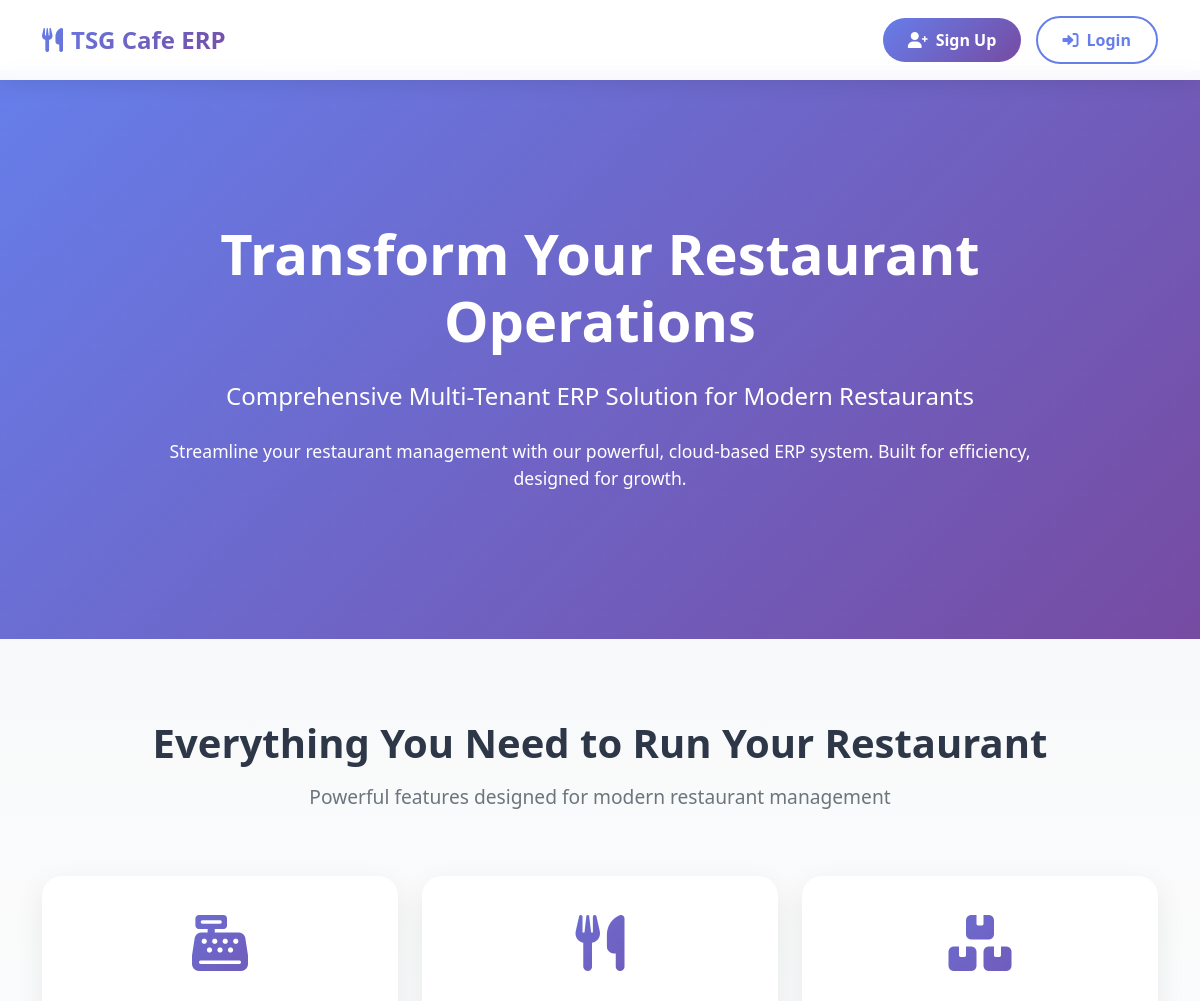
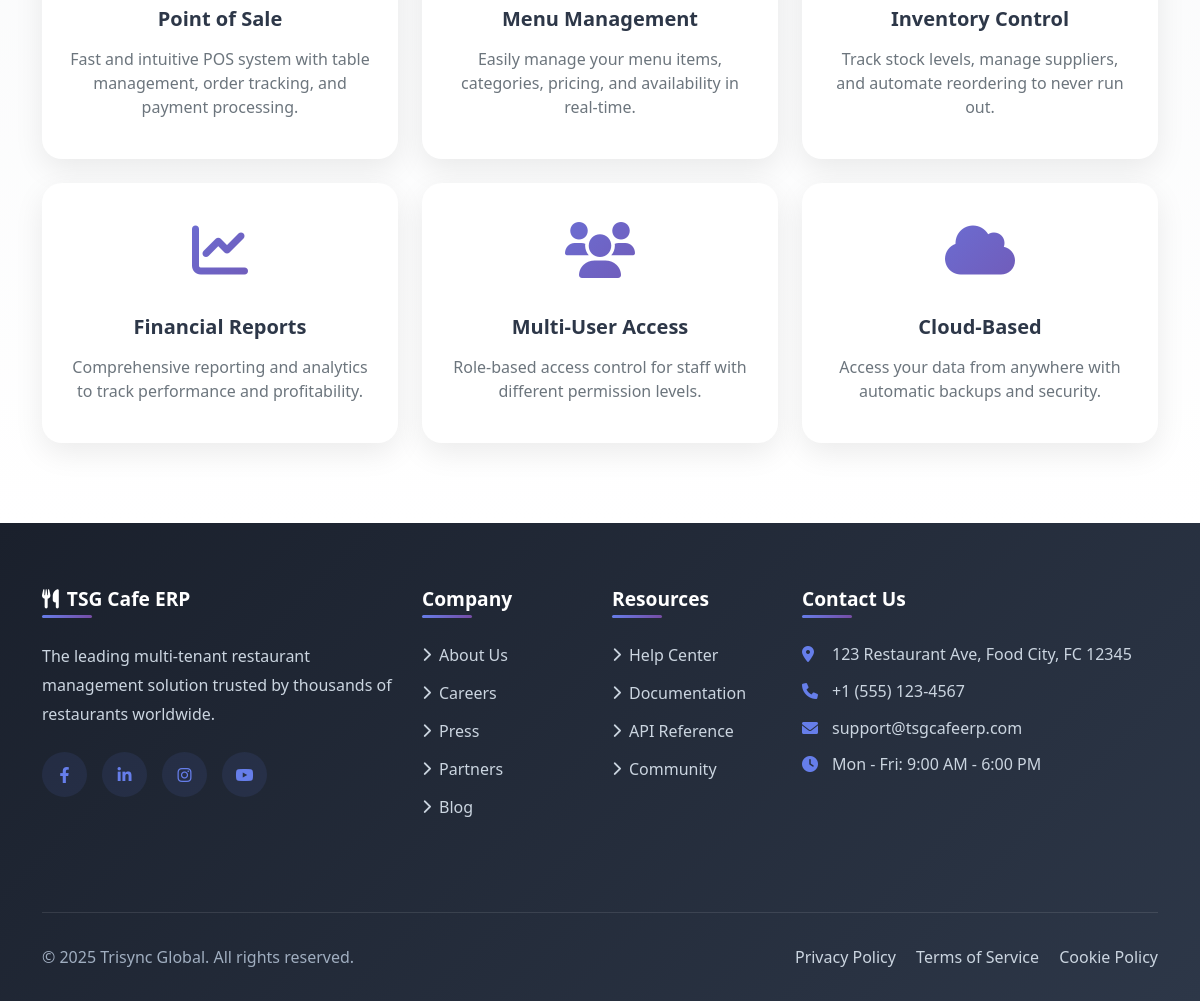
The page / on the database its author committed (2 pictures, top to bottom).
### app/models.py (models this page shows, shortened)
class SystemSetting(db.Model):
    __tablename__ = 'system_settings'
    id = db.Column(db.Integer, primary_key=True)
    business_id = db.Column(db.Integer, db.ForeignKey('businesses.id', ondelete='CASCADE'), nullable=True, index=True)  # MULTI-TENANT
    key = db.Column(db.String(100), nullable=False, index=True)  # Unique per business
    value = db.Column(db.Text)
    description = db.Column(db.String(255))
    updated_at = db.Column(db.DateTime, default=lambda: datetime.now(timezone.utc), onupdate=lambda: datetime.now(timezone.utc))
    @classmethod
    def get_setting(cls, key, default=None, business_id=None):
        if business_id is not None:
            setting = cls.query.filter_by(key=key, business_id=business_id).first()
        else:
            try:
                from flask_login import current_user
                if current_user.is_authenticated and hasattr(current_user, 'business_id') and current_user.business_id:
                    setting = cls.query.filter_by(key=key, business_id=current_user.business_id).first()
                else:
                    setting = cls.query.filter_by(key=key).first()
            except:
                setting = cls.query.filter_by(key=key).first()
        return setting.value if setting else default

### app/__init__.py (the view)
    @app.route('/')
    def root():
        try:
            from flask import redirect, url_for, render_template
            from flask_login import current_user
            from app.models import SystemSetting
            if current_user.is_authenticated:
                return redirect(url_for('dashboard.index'))
            settings = {
                'hero_title': SystemSetting.get_setting('hero_title', 'Transform Your Restaurant Operations', business_id=None),
                'hero_subtitle': SystemSetting.get_setting('hero_subtitle', 'Comprehensive Multi-Tenant ERP Solution for Modern Restaurants', business_id=None),
                'hero_description': SystemSetting.get_setting('hero_description', 'Streamline your restaurant management with our powerful, cloud-based ERP system.', business_id=None),
                'social_facebook': SystemSetting.get_setting('social_facebook', '#', business_id=None),
                'social_twitter': SystemSetting.get_setting('social_twitter', '#', business_id=None),
                'social_linkedin': SystemSetting.get_setting('social_linkedin', '#', business_id=None),
                'social_instagram': SystemSetting.get_setting('social_instagram', '#', business_id=None),
                'social_youtube': SystemSetting.get_setting('social_youtube', '#', business_id=None),
                'contact_address': SystemSetting.get_setting('contact_address', '123 Restaurant Ave, Food City, FC 12345', business_id=None),
                'contact_phone': SystemSetting.get_setting('contact_phone', '+1 (555) 123-4567', business_id=None),
                'contact_email': SystemSetting.get_setting('contact_email', 'support@tsgcafeerp.com', business_id=None),
                'contact_hours': SystemSetting.get_setting('contact_hours', 'Mon - Fri: 9:00 AM - 6:00 PM', business_id=None),
                'tutorial_getting_started': SystemSetting.get_setting('tutorial_getting_started', '', business_id=None),
                'tutorial_pos_system': SystemSetting.get_setting('tutorial_pos_system', '', business_id=None),
                'tutorial_inventory': SystemSetting.get_setting('tutorial_inventory', '', business_id=None),
                'tutorial_reports': SystemSetting.get_setting('tutorial_reports', '', business_id=None),
                'company_name': SystemSetting.get_setting('company_name', 'TSG Cafe ERP', business_id=None),
                'company_description': SystemSetting.get_setting('company_description', 'The leading multi-tenant restaurant management solution.', business_id=None),
                'company_tagline': SystemSetting.get_setting('company_tagline', 'Powered by Trisync Global', business_id=None),
                'copyright_text': SystemSetting.get_setting('copyright_text', '© 2025 Trisync Global. All rights reserved.', business_id=None),
            }
            return render_template('welcome.html', settings=settings)
        except Exception as e:
            app.logger.error(f"Error in root route: {str(e)}")
            return render_template('welcome.html', settings={})

### app/templates/welcome.html (shortened to what this page needs)
<!DOCTYPE html>
<html lang="en">
<head>
    <link href="https://cdn.jsdelivr.net/npm/bootstrap@5.1.3/dist/css/bootstrap.min.css" rel="stylesheet">
    <link href="https://cdnjs.cloudflare.com/ajax/libs/font-awesome/6.0.0/css/all.min.css" rel="stylesheet">
</head>
<body>
    <nav class="navbar navbar-custom">
        <div class="container">
            <a class="navbar-brand" href="/">
                <i class="fas fa-utensils me-2"></i>{{ settings.get('company_name', 'TSG Cafe ERP') }}
            </a>
            <div class="nav-buttons">
                <a href="{{ url_for('tenant.register') }}" class="btn btn-signup">
                    <i class="fas fa-user-plus me-2"></i>Sign Up
                </a>
                <a href="{{ url_for('auth.login') }}" class="btn btn-login">
                    <i class="fas fa-sign-in-alt me-2"></i>Login
                </a>
            </div>
        </div>
    </nav>
    <section class="hero-section">
        <div class="container">
            <div class="row justify-content-center">
                <div class="col-lg-10 text-center">
                    <h1 class="display-3 fw-bold mb-4">{{ settings.get('hero_title', 'Transform Your Restaurant Operations') }}</h1>
                    <p class="lead mb-4">{{ settings.get('hero_subtitle', 'The complete multi-tenant restaurant management solution') }}</p>
                    <p class="mb-5">{{ settings.get('hero_description', 'Streamline your restaurant management with our powerful, cloud-based ERP system. Built for efficiency, designed for growth.') }}</p>
                </div>
            </div>
        </div>
    </section>
    <section class="feature-section">
        <div class="container">
            <div class="row text-center mb-5">
                <div class="col-12">
                    <h2 class="fw-bold mb-3" style="font-size: 2.5rem; color: #2d3748;">Everything You Need to Run Your Restaurant</h2>
                    <p class="text-muted" style="font-size: 1.2rem;">Powerful features designed for modern restaurant management</p>
                </div>
            </div>
            <div class="row g-4">
                <div class="col-md-4">
                    <div class="card h-100 text-center p-4">
                        <div class="feature-icon">
                            <i class="fas fa-cash-register"></i>
                        </div>
                        <h5 class="fw-bold">Point of Sale</h5>
                        <p class="text-muted">Fast and intuitive POS system with table management, order tracking, and payment processing.</p>
                    </div>
                </div>
                <div class="col-md-4">
                    <div class="card h-100 text-center p-4">
                        <div class="feature-icon">
                            <i class="fas fa-utensils"></i>
                        </div>
                        <h5 class="fw-bold">Menu Management</h5>
                        <p class="text-muted">Easily manage your menu items, categories, pricing, and availability in real-time.</p>
                    </div>
                </div>
                <div class="col-md-4">
                    <div class="card h-100 text-center p-4">
                        <div class="feature-icon">
                            <i class="fas fa-boxes"></i>
                        </div>
                        <h5 class="fw-bold">Inventory Control</h5>
                        <p class="text-muted">Track stock levels, manage suppliers, and automate reordering to never run out.</p>
                    </div>
                </div>
                <div class="col-md-4">
                    <div class="card h-100 text-center p-4">
                        <div class="feature-icon">
                            <i class="fas fa-chart-line"></i>
                        </div>
                        <h5 class="fw-bold">Financial Reports</h5>
                        <p class="text-muted">Comprehensive reporting and analytics to track performance and profitability.</p>
                    </div>
                </div>
                <div class="col-md-4">
                    <div class="card h-100 text-center p-4">
                        <div class="feature-icon">
                            <i class="fas fa-users"></i>
                        </div>
                        <h5 class="fw-bold">Multi-User Access</h5>
                        <p class="text-muted">Role-based access control for staff with different permission levels.</p>
                    </div>
                </div>
                <div class="col-md-4">
                    <div class="card h-100 text-center p-4">
                        <div class="feature-icon">
                            <i class="fas fa-cloud"></i>
                        </div>
                        <h5 class="fw-bold">Cloud-Based</h5>
                        <p class="text-muted">Access your data from anywhere with automatic backups and security.</p>
                    </div>
                </div>
            </div>
        </div>
    </section>
    <footer>
        <div class="container">
            <div class="row">
                <div class="col-lg-4 col-md-6 footer-section">
                    <h4 class="footer-heading">
                        <i class="fas fa-utensils me-2"></i>{{ settings.get('company_name', 'TSG Cafe ERP') }}
                    </h4>
                    <p class="company-description">
                        {{ settings.get('company_description', 'The leading multi-tenant restaurant management solution trusted by thousands of restaurants worldwide.') }}
                    </p>
                    <div class="social-links">
                        {% if settings.get('social_facebook') and settings.get('social_facebook') != '#' %}
                        <a href="{{ settings.get('social_facebook') }}" target="_blank" title="Facebook"><i class="fab fa-facebook-f"></i></a>
                        {% endif %}
                        {% if settings.get('social_linkedin') and settings.get('social_linkedin') != '#' %}
                        <a href="{{ settings.get('social_linkedin') }}" target="_blank" title="LinkedIn"><i class="fab fa-linkedin-in"></i></a>
                        {% endif %}
                        {% if settings.get('social_instagram') and settings.get('social_instagram') != '#' %}
                        <a href="{{ settings.get('social_instagram') }}" target="_blank" title="Instagram"><i class="fab fa-instagram"></i></a>
                        {% endif %}
                        {% if settings.get('social_youtube') and settings.get('social_youtube') != '#' %}
                        <a href="{{ settings.get('social_youtube') }}" target="_blank" title="YouTube"><i class="fab fa-youtube"></i></a>
                        {% endif %}
                    </div>
                </div>
                <div class="col-lg-2 col-md-6 footer-section">
                    <h4 class="footer-heading">Company</h4>
                    <ul class="footer-links">
                        <li><a href="#"><i class="fas fa-chevron-right"></i>About Us</a></li>
                        <li><a href="#"><i class="fas fa-chevron-right"></i>Careers</a></li>
                        <li><a href="#"><i class="fas fa-chevron-right"></i>Press</a></li>
                        <li><a href="#"><i class="fas fa-chevron-right"></i>Partners</a></li>
                        <li><a href="#"><i class="fas fa-chevron-right"></i>Blog</a></li>
                    </ul>
                </div>
                <div class="col-lg-2 col-md-6 footer-section">
                    <h4 class="footer-heading">Resources</h4>
                    <ul class="footer-links">
                        <li><a href="#"><i class="fas fa-chevron-right"></i>Help Center</a></li>
                        <li><a href="#"><i class="fas fa-chevron-right"></i>Documentation</a></li>
                        <li><a href="#"><i class="fas fa-chevron-right"></i>API Reference</a></li>
                        <li><a href="#"><i class="fas fa-chevron-right"></i>Community</a></li>
                    </ul>
                </div>
                <div class="col-lg-4 col-md-6 footer-section">
                    <h4 class="footer-heading">Contact Us</h4>
                    <div class="contact-info">
                        <div><i class="fas fa-map-marker-alt"></i>{{ settings.get('contact_address', '123 Restaurant Ave, Food City, FC 12345') }}</div>
                        <div><i class="fas fa-phone"></i>{{ settings.get('contact_phone', '+1 (555) 123-4567') }}</div>
                        <div><i class="fas fa-envelope"></i>{{ settings.get('contact_email', 'support@tsgcafeerp.com') }}</div>
                        <div><i class="fas fa-clock"></i>{{ settings.get('contact_hours', 'Mon - Fri: 9:00 AM - 6:00 PM') }}</div>
                    </div>
                </div>
            </div>
            <div class="footer-bottom">
                <div class="row align-items-center">
                    <div class="col-md-6 text-center text-md-start mb-3 mb-md-0">
                        <p class="mb-0">{{ settings.get('copyright_text', '© 2025 Trisync Global. All rights reserved.') }}</p>
                    </div>
                    <div class="col-md-6 text-center text-md-end">
                        <a href="#" class="text-decoration-none me-3" style="color: #cbd5e0;">Privacy Policy</a>
                        <a href="#" class="text-decoration-none me-3" style="color: #cbd5e0;">Terms of Service</a>
                        <a href="#" class="text-decoration-none" style="color: #cbd5e0;">Cookie Policy</a>
                    </div>
                </div>
            </div>
        </div>
    </footer>
</body>
</html>

### rows shown on the page
SystemSetting: get "TSG Cafe ERP"
SystemSetting: get "Transform Your Restaurant Operations"
SystemSetting: get "Comprehensive Multi-Tenant ERP Solution for Modern Restaurants"
SystemSetting: get "Streamline your restaurant management with our powerful, cloud-based ERP system. Built for efficiency, designed for growth."
SystemSetting: get "The leading multi-tenant restaurant management solution trusted by thousands of restaurants worldwide."
SystemSetting: get "123 Restaurant Ave, Food City, FC 12345"
SystemSetting: get "+1 (555) 123-4567"
SystemSetting: get "support@tsgcafeerp.com"
SystemSetting: get "Mon - Fri: 9:00 AM - 6:00 PM"
SystemSetting: get "© 2025 Trisync Global. All rights reserved."
